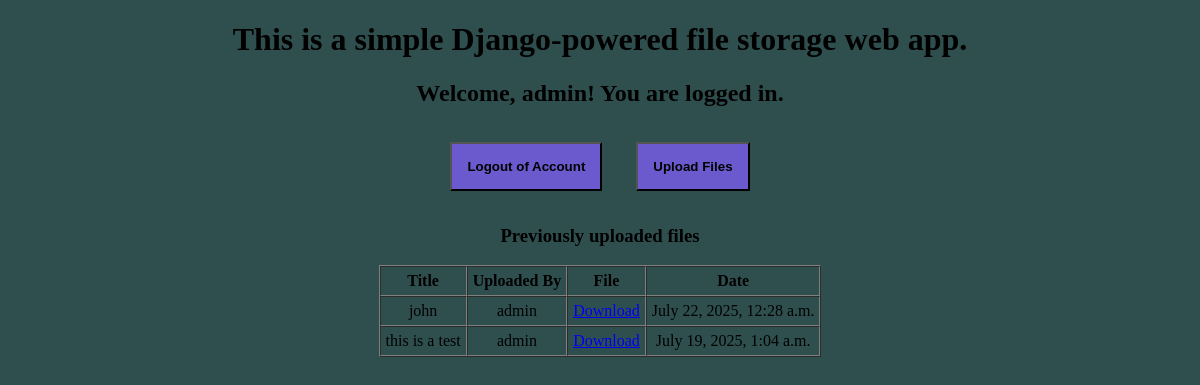
The app's page / (signed in), older data.
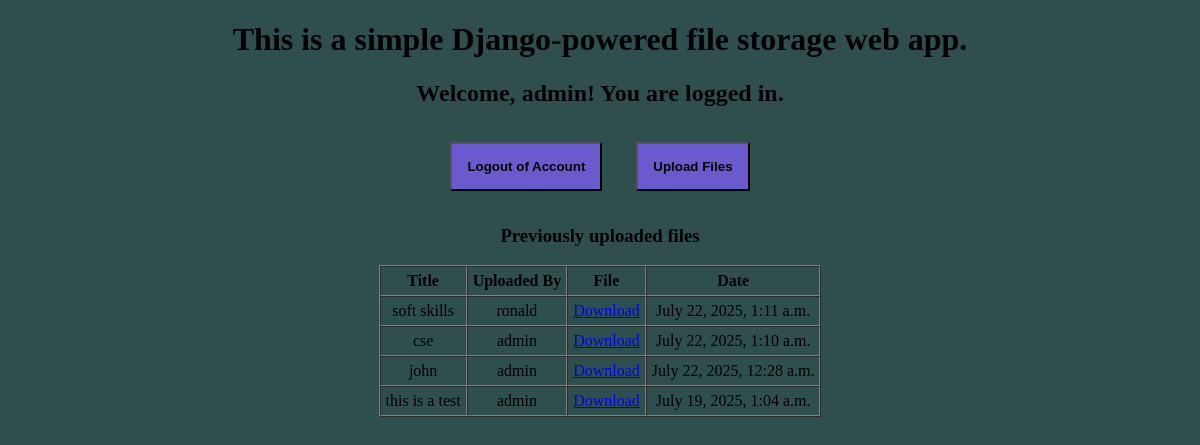
The same page, newer data.
### storage_app/models.py (models this page shows, shortened)
class UploadedFile(models.Model):
    user = models.ForeignKey(User, on_delete=models.CASCADE)
    title = models.CharField(max_length=100)
    file = models.FileField(upload_to='uploads/')
    uploaded_at = models.DateTimeField(auto_now_add=True)

### storage_app/views.py (the view)
# urls.py: path("", views.index, name="index"),
def index(request):
        files = UploadedFile.objects.all().order_by('-uploaded_at')
        return render(request, 'storage_app/index.html', {'files': files})

### storage_app/templates/storage_app/index.html (shortened to what this page needs)
<!DOCTYPE html>
<html lang="en">
<head>
    {% load static %}
    <link rel="stylesheet" href="{% static 'storage_app/styles.css' %}">
</head>
<body>
    <h1>This is a simple Django-powered file storage web app.</h1>
{% if user.is_authenticated %}
    <h2>Welcome, {{ user.username }}! You are logged in.</h2>
    <button onclick="location.href='{% url 'logout' %}'">Logout of Account</button>
    <button onclick="location.href='{% url 'upload' %}'">Upload Files</button>
    <h3 class="files">Previously uploaded files</h3>
    <table border="1" cellpadding="5" cellspacing="0">
        <thead>
            <tr>
                <th>Title</th>
                <th>Uploaded By</th>
                <th>File</th>
                <th>Date</th>
            </tr>
        </thead>
        <tbody>
            {% for f in files %}
            <tr>
                <td>{{ f.title }}</td>
                <td>{{ f.user.username }}</td>
                <td><a href="{{ f.file.url }}">Download</a></td>
                <td>{{ f.uploaded_at }}</td>
            </tr>
            {% empty %}
            <tr>
                <td colspan="4">No files uploaded yet.</td>
            </tr>
            {% endfor %}
        </tbody>
    </table>
    {% endif %}
</body>
</html>

### storage_app/static/storage_app/styles.css (style rules this page uses)
body { background-color: darkslategray; text-align: center; color: black; }
table { margin-left: auto; margin-right: auto; }
button { background-color: slateblue; padding: 15px; margin: 15px; font-weight: bold; }

Row changes from the older to the newer data that the page shows:
added UploadedFile: title "soft skills", user.username "ronald", uploaded_at "July 22, 2025, 1:11 a.m."
added UploadedFile: title "cse", user.username "admin", uploaded_at "July 22, 2025, 1:10 a.m."
